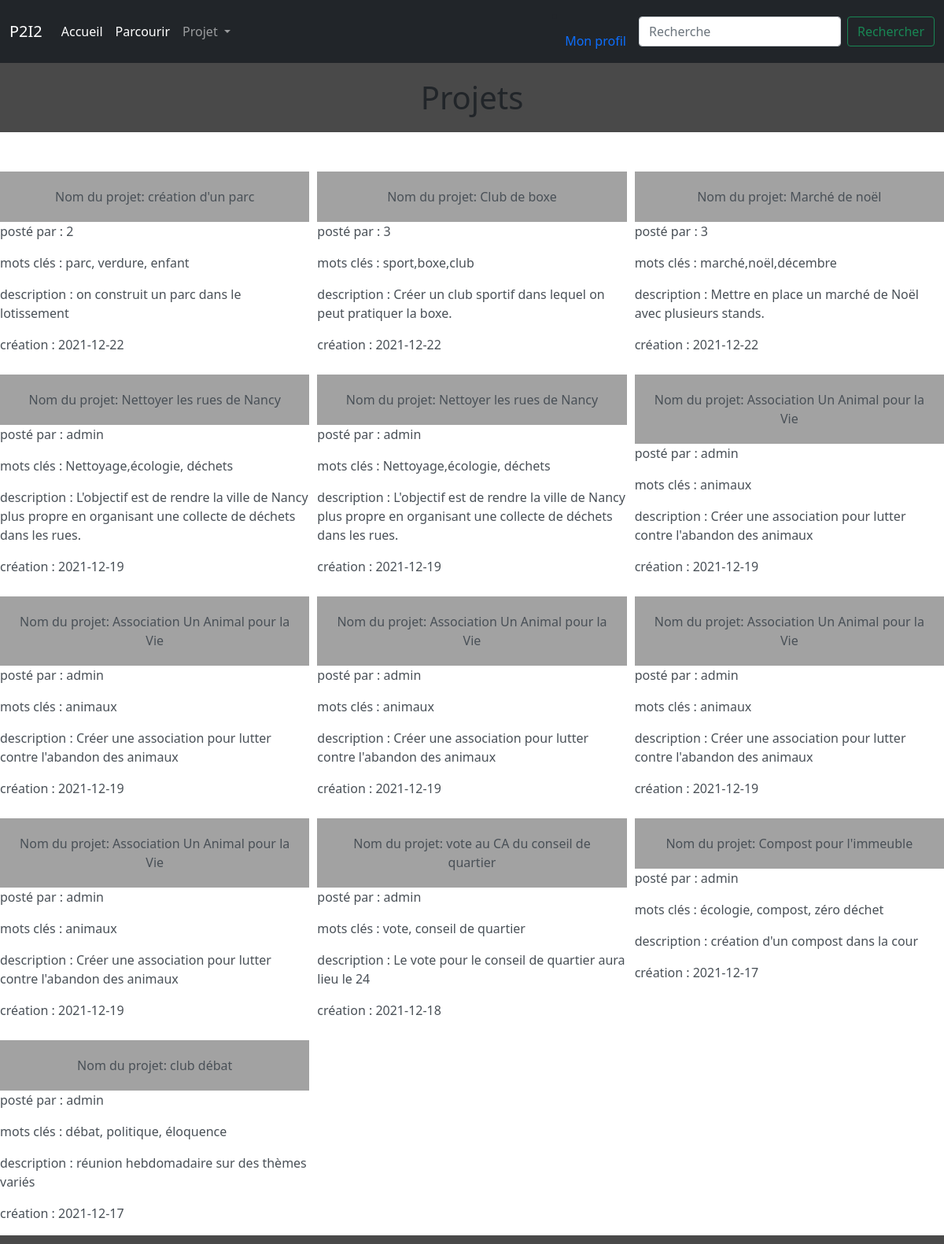
The page /parcourir on the database its author committed.
### tables this page shows
CREATE TABLE "subs" (
	"nom"	varchar NOT NULL,
	"créé_par"	varchar NOT NULL,
	"numéro_projet"	INTEGER NOT NULL UNIQUE,
	"mots_clés"	text NOT NULL,
	"description"	TEXT NOT NULL,
	"création"	TEXT NOT NULL,
	PRIMARY KEY("numéro_projet" AUTOINCREMENT)
);

### app.py (the view)
@app.route('/parcourir')
def parcourir():
     db='database.db'
     con=sqlite3.connect(db)
     cur=con.cursor()
     cur.execute("SELECT * FROM subs ORDER BY création DESC;")
     L=cur.fetchall()
     con.close()
     return render_template('parcourir.html',data=L)

### app.py (called while the page is built)
@app.context_processor
def handle_context():
    return dict(os=os)

### templates/parcourir.html (shortened to what this page needs)
{% extends 'layout.html' %}
{% block content %}
<link rel="stylesheet" href='/static/styles/parcourir.css' />
<body>
<h1>Projets</h1>
<div class = "wrapper">
    {% for items in data %}
    <a href="/sub/{{ items[2] }}" class="list-group-item-action flex-column align-items-start">
    <div class = "projets">
        <div class="titre">Nom du projet: {{items[0]}}</div>
        <p>posté par : {{items[1]}}</p>
        <p>mots clés : {{items[3]}}</p>
        <p>description : {{items[4]}}</p>
        <p>création : {{items[5]}}</p>
    </div>
    </a>
    {% endfor %}
</div>
</body>
{% endblock %}

### static/styles/stylehome.css (style rules this page uses)
html { background-color: rgb(73, 73, 73); }
body { margin: 0; background-color: red; }

### static/styles/parcourir.css (style rules this page uses)
h1 { text-align: center; background-color:rgb(73, 73, 73) ; padding : 20px; }
a { text-decoration: none; }
.titre { text-align: center; background-color:rgb(162, 162, 162) ; padding : 20px; }
.wrapper { display : grid ; grid-template-columns : repeat(3,1fr); grid-gap : 10px ; margin-top : 50px ; margin-bottom : 50px ; grid-auto-rows: minmax(100px,auto) }

### rows shown on the page
subs: nom "création d'un parc", créé_par "2", mots_clés "parc, verdure, enfant", description "on construit un parc dans le lotissement", création "2021-12-22"
subs: nom "Club de boxe", créé_par "3", mots_clés "sport,boxe,club", description "Créer un club sportif dans lequel on peut pratiquer la boxe.", création "2021-12-22"
subs: nom "Marché de noël", créé_par "3", mots_clés "marché,noël,décembre", description "Mettre en place un marché de Noël avec plusieurs stands.", création "2021-12-22"
subs: nom "Nettoyer les rues de Nancy", créé_par "admin", mots_clés "Nettoyage,écologie, déchets", description "L'objectif est de rendre la ville de Nancy plus propre en organisant une collecte de déchets dans les rues.", création "2021-12-19"
subs: nom "Nettoyer les rues de Nancy", créé_par "admin", mots_clés "Nettoyage,écologie, déchets", description "L'objectif est de rendre la ville de Nancy plus propre en organisant une collecte de déchets dans les rues.", création "2021-12-19"
subs: nom "Association Un Animal pour la Vie", créé_par "admin", mots_clés "animaux", description "Créer une association pour lutter contre l'abandon des animaux", création "2021-12-19"
subs: nom "Association Un Animal pour la Vie", créé_par "admin", mots_clés "animaux", description "Créer une association pour lutter contre l'abandon des animaux", création "2021-12-19"
subs: nom "Association Un Animal pour la Vie", créé_par "admin", mots_clés "animaux", description "Créer une association pour lutter contre l'abandon des animaux", création "2021-12-19"
subs: nom "Association Un Animal pour la Vie", créé_par "admin", mots_clés "animaux", description "Créer une association pour lutter contre l'abandon des animaux", création "2021-12-19"
subs: nom "Association Un Animal pour la Vie", créé_par "admin", mots_clés "animaux", description "Créer une association pour lutter contre l'abandon des animaux", création "2021-12-19"
subs: nom "vote au CA du conseil de quartier", créé_par "admin", mots_clés "vote, conseil de quartier", description "Le vote pour le conseil de quartier aura lieu le 24", création "2021-12-18"
subs: nom "Compost pour l'immeuble", créé_par "admin", mots_clés "écologie, compost, zéro déchet", description "création d'un compost dans la cour", création "2021-12-17"
subs: nom "club débat", créé_par "admin", mots_clés "débat, politique, éloquence", description "réunion hebdomadaire sur des thèmes variés", création "2021-12-17"
